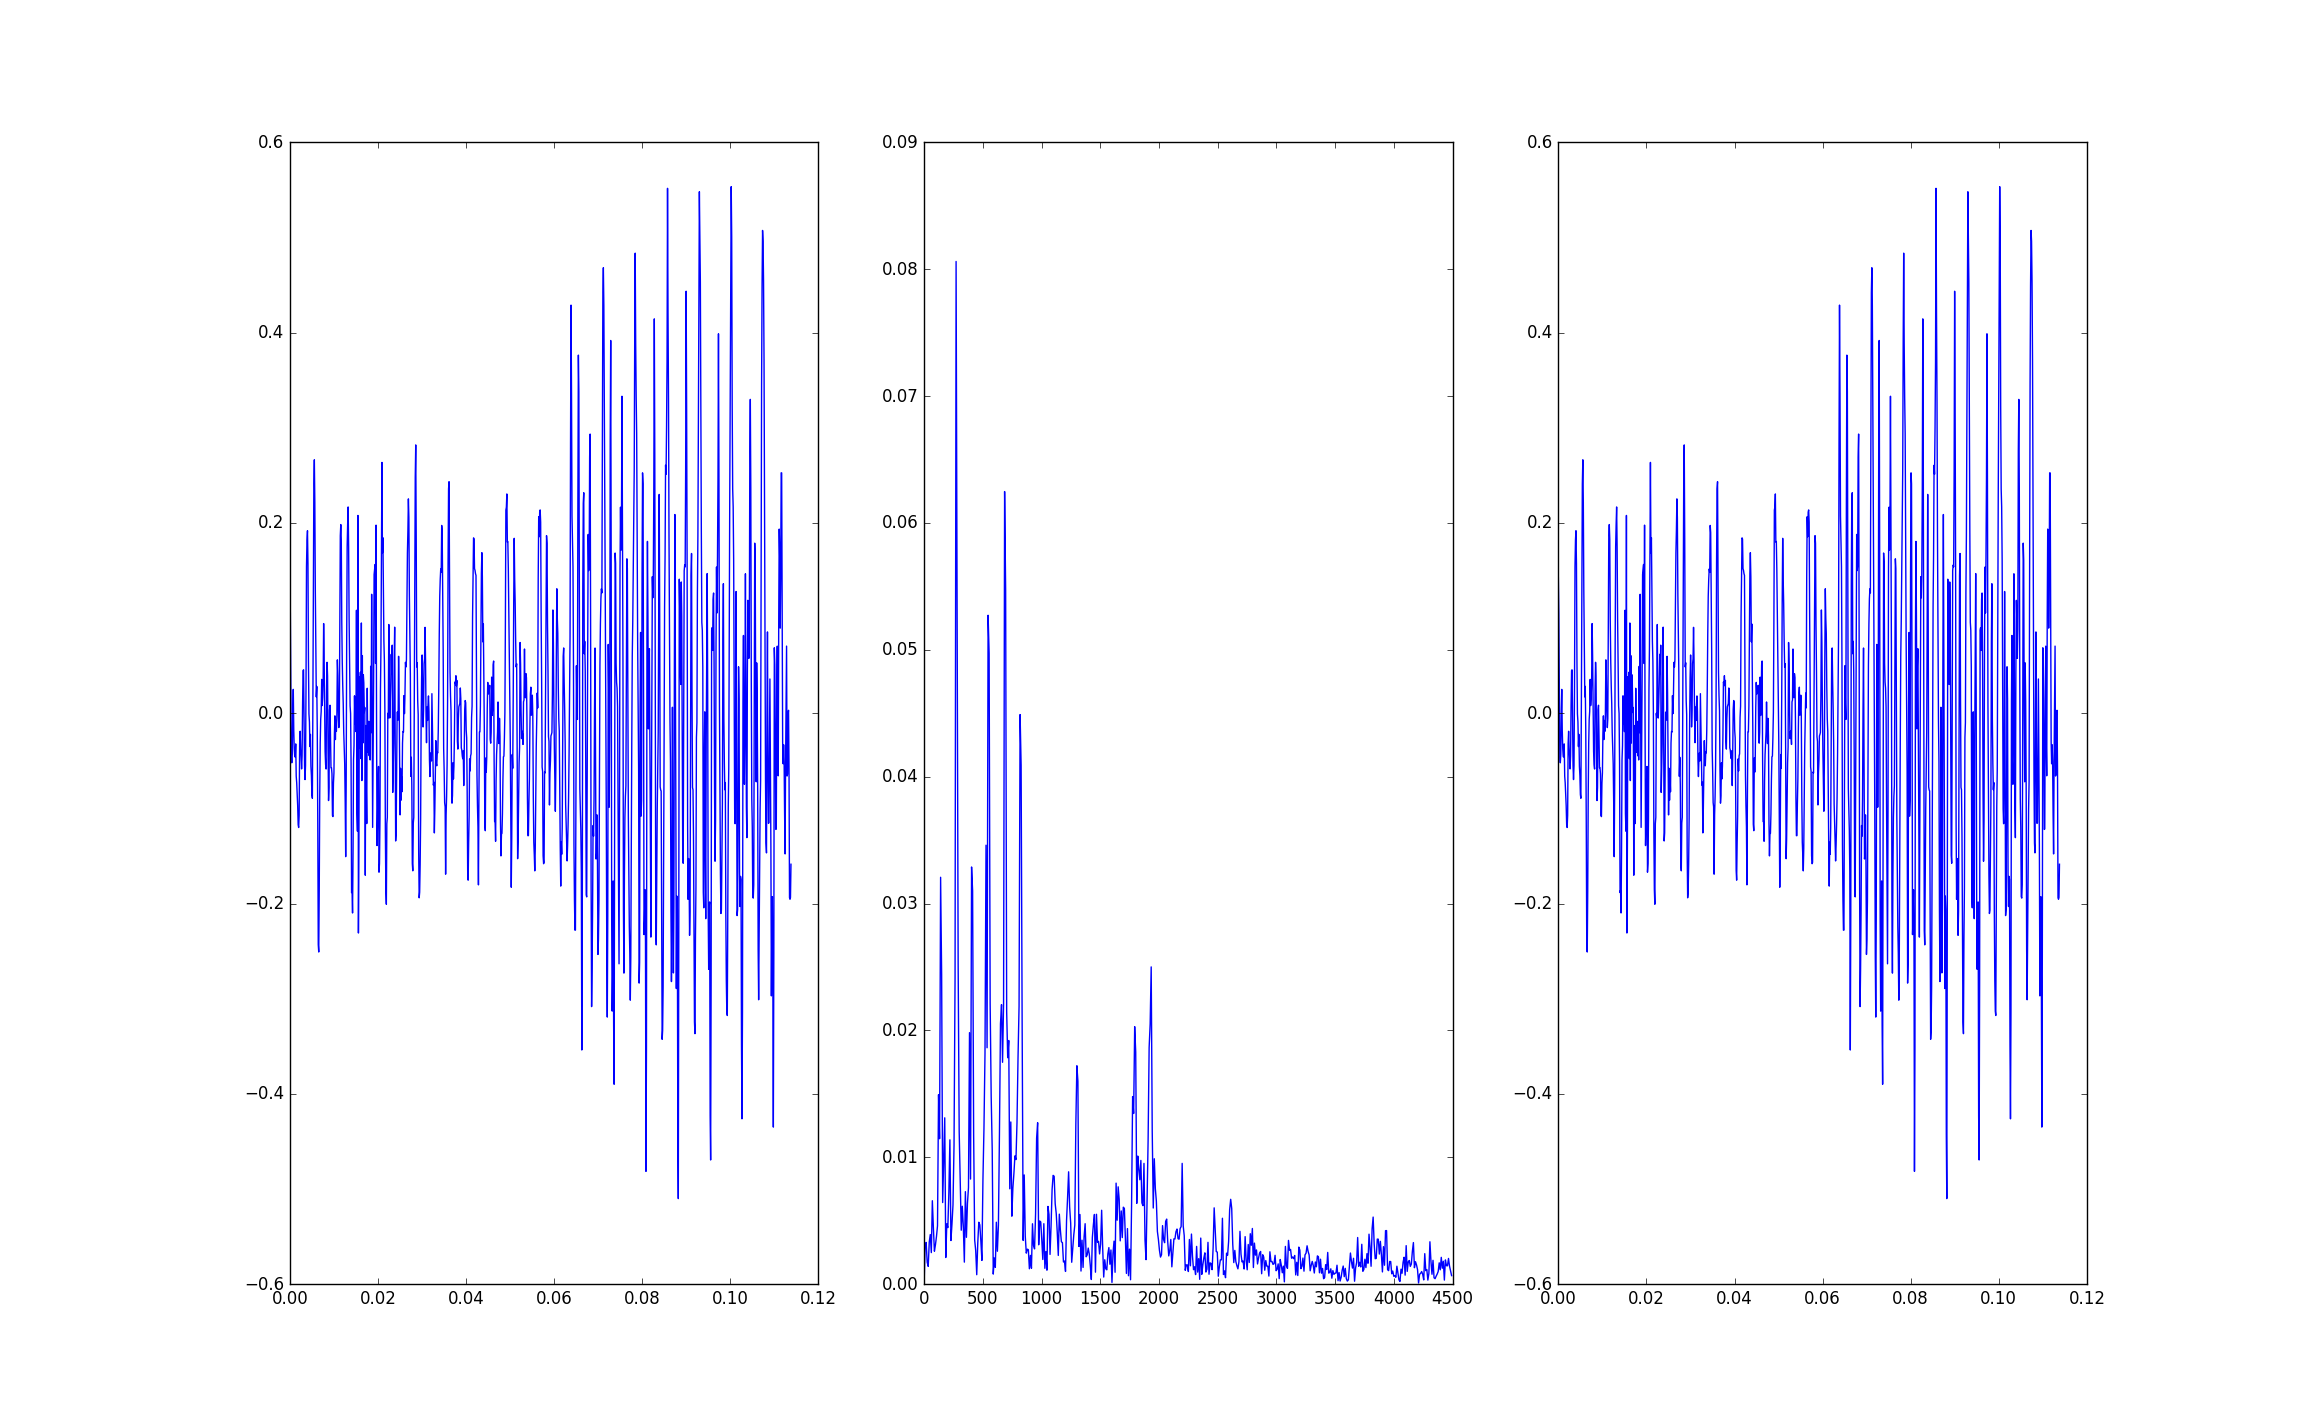

Generate this figure with Python:
#!/usr/bin/python3
import scipy.fftpack
from scipy.io import wavfile
import numpy as np
import matplotlib.pyplot as plt
import math


# Number of samplepoints -- FFT size
N = 1024
# sampling frequency : fs
# maximum frequency that can be measured "fs/2" Nyquist's theorem
fs= 9000 #Hz 
#fs=Fs
# sampling time period = 1/fs 
T = 1/fs 
# length of the signal in time
L = N*T 


def downSampling(fsIn,fsOut,dataIn,N):
	dataOut = []
	dataOut.append(dataIn[0])
	assert fsIn >= fsOut, "Original sampling is lessthan required"
	r = fsIn/fsOut	
	for j in range(1,N):
		d,i = math.modf(r*j)		
		if(int(d) == 0):	
			dataOut.append(dataIn[int(i)])
		else :
			d1,i1 = math.modf(r*(j+1))
			n = dataIn[int(i)]
			m = dataIn[int(i1)]
			p = (n+m)/2
			dataOut.append(p)		

	return dataOut


def inputData():
	Fs,audstrm = wavfile.read('cow.wav')
	# select any one channel of audio stream
	actual_N = len(audstrm.T[0]) 
	actual_t = np.linspace(0.0,actual_N/Fs,actual_N)
	# input signal - downSampled
	downSampled = np.array(downSampling(Fs,fs,audstrm.T[0],N))
	#print(downSampled)

	# 16-bit data, normalized [-1,1]
	y = (downSampled/(2**16))*2
	return y


def doFFT(y):
	return scipy.fftpack.fft(y)

def doIFFT(y):
	return scipy.fftpack.ifft(y)

	
def doPlot(y,yfft,yCnstr):	

	fig, (ploty,plotfft,plotyCnstr) = plt.subplots(nrows=1,ncols=3,sharex=False,sharey=False)

	# Vector with sampling time-stamps
	t = np.linspace(0.0,L,N) # input time-scale
	# Vector with fft-output frequency scale
	feqScale = np.array(list(range(0,int(N/2)))).astype(float) * fs/N
	# yfabs[0] gives the DC component of the input signal
	# If the FFT is input is just real numbers (true for all real world apps.)
	#   second half of fft-out is complex conjugate of first half of the fft-out
	#<VVI> Why are we scaling the output ??
	yfftabs = np.abs(yfft[0:int(N/2)]) * 2/N
	yfftabs[0] = 0 #ignore dc component
	#print(yfft)
	#print(yfftabs)
	yifft = yCnstr.real

	#datain.plot(actual_t,audstrm.T[0])
	ploty.plot(t,y)
	plotfft.plot(feqScale,yfftabs)
	plotyCnstr.plot(t,yifft)

	plt.show()


if __name__ == "__main__" :
	y = inputData()
	yfft = doFFT(y)
	yCnstr = doIFFT(yfft)
	doPlot(y,yfft,yCnstr)
